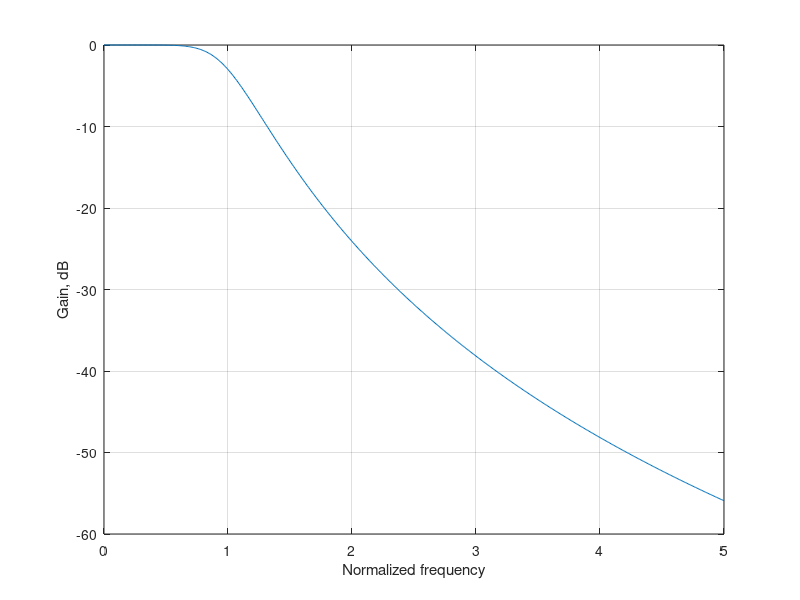

MATLAB code for this plot:
% Program A_1
% 4-th Order Analog Butterworth Lowpass Filter Design
%
format long
% Determine zeros and poles
[z,p,k] = buttap(4);
disp('Poles are at');disp(p);
% Determine transfer function coefficients
[pz, pp] = zp2tf(z, p, k);
% Print coefficients in descending powers of s
disp('Numerator polynomial'); disp(pz)
disp('Denominator polynomial'); disp(real(pp))
omega = [0: 0.01: 5];
% Compute and plot frequency response
h = freqs(pz,pp,omega);
plot (omega,20*log10(abs(h)));grid
xlabel('Normalized frequency'); ylabel('Gain, dB');